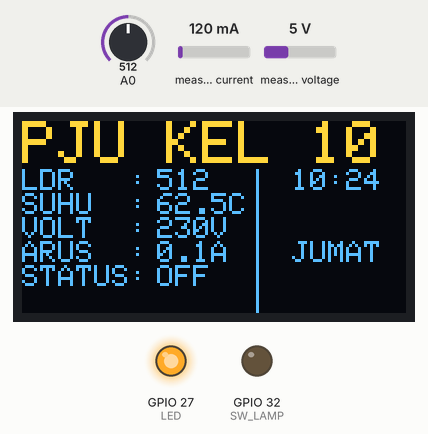
Recording of a sketch running on a simulated ESP8266 (NodeMCU). Parts: 128×64 one-colour display, output pins drawn as LEDs (lit = HIGH). The inputs (shaded band) are chosen by the test bench; at power-on: A0 = 512, measured current 120 mA, measured voltage 5 V. The OLED is the two-colour kind (top 16 rows yellow); WiFi joins after 1.5 s; servers stay silent unless stated; the local clock reads 2024-03-15 10:24:30 at power-on unless the sketch sets it; what the sketch prints to the serial monitor is not drawn.

Above: at 7.8 s.
7.9 s: A0 set to 983
At 8.3 s:
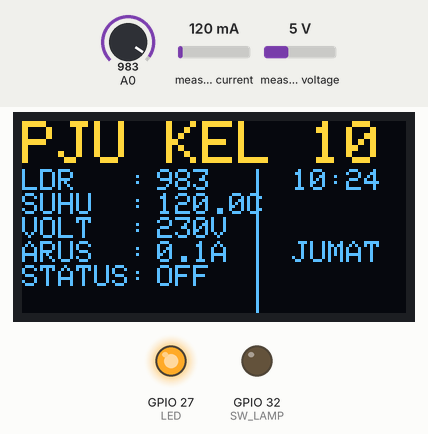
9.4 s: A0 set to 1013
At 11.5 s:
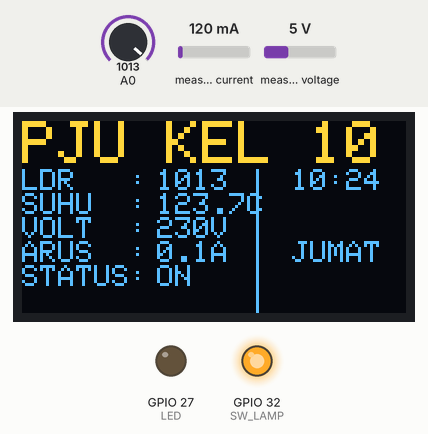
12.3 s: A0 set to 990
At 14.8 s:
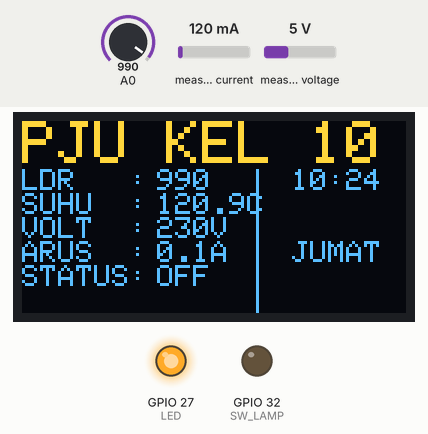
15.3 s: measured current set to 40 mA
At 16.4 s:
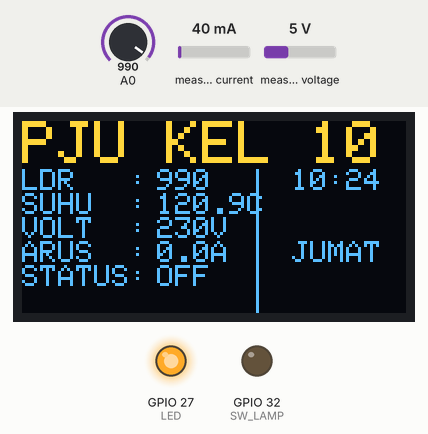
16.8 s: measured voltage set to 0.3 V
At 18.5 s:
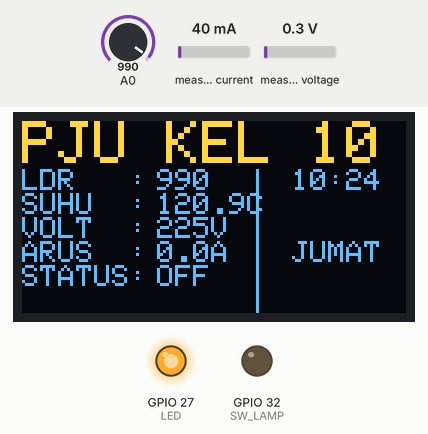
18.9 s: measured current set to 500 mA
At 30.7 s:
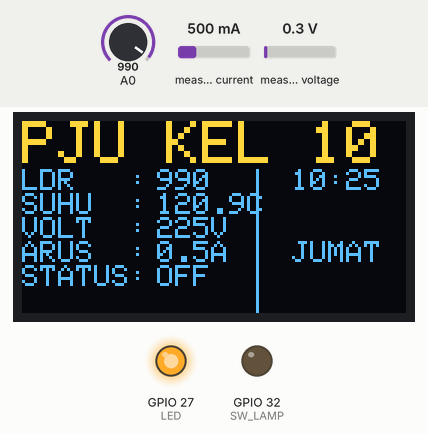
Timing chart, 0 to 31.5 s (numbered marks = the images above; inputs shaded):
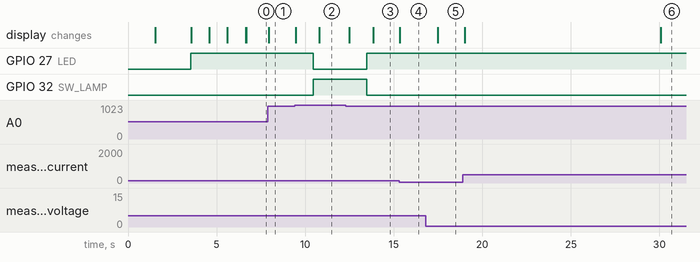

The sketch:

smart-pju.ino
```cpp
#include <Arduino.h>
#if defined(ESP32)
  #include <WiFi.h>
#elif defined(ESP8266)
  #include <ESP8266WiFi.h>
#endif
#include <Firebase_ESP_Client.h>
#include <Wire.h>
#include <Adafruit_GFX.h>
#include <Adafruit_SSD1306.h>
#include <PZEM004Tv30.h>
#include "RTClib.h"


//Provide the token generation process info.
#include "addons/TokenHelper.h"
//Provide the RTDB payload printing info and other helper functions.
#include "addons/RTDBHelper.h"

#if defined(ARDUINO_ARCH_SAMD)
// for Zero, output on USB Serial console, remove line below if using programming port to program the Zero!
   #define Serial SerialUSB
#endif


// Insert your network credentials
#define WIFI_SSID "Fathur"
#define WIFI_PASSWORD "12341234"

// Insert Firebase project API Key
#define API_KEY "AIzaSyDKd6HoEPu_Q5ddxpQHgdT5QadN6-8cJ7I"

// Insert RTDB URLefine the RTDB URL */
#define DATABASE_URL "https://tsa-smartpju-default-rtdb.firebaseio.com/"

//Define Firebase Data object
FirebaseData fbdo;

FirebaseAuth auth;
FirebaseConfig config;

unsigned long sendDataPrevMillis = 0;
int count = 0;
bool signupOK = false;

#define SCREEN_WIDTH 128 // OLED display width, in pixels
#define SCREEN_HEIGHT 64 // OLED display height, in pixels

//RTC
RTC_DS1307 rtc;
char daysOfTheWeek[7][12] = {"MINGGU", "SENIN", "SELASA", "RABU", "KAMIS", "JUMAT", "SABTU"};

// Declaration for an SSD1306 display connected to I2C (SDA, SCL pins)
Adafruit_SSD1306 display(SCREEN_WIDTH, SCREEN_HEIGHT, &Wire, -1);

//sensor voltage and current
PZEM004Tv30 pzem(Serial2, 16, 17); // (RX,TX)
float voltage;
float current;


//sensor cahaya
int ldr = 35;
int Sensor_LDR;
// status cahaya
int status = 0;
String STATUS_LAMPU = "OFF";;
//relay
int SW_LAMP = 32;
int LED = 27;
//Suhu
int suhupin = 33;
int suhu1;
  float millivolts=0.0;
  float celsius =0.0;
//milis
const unsigned long interval =100;
unsigned long previousTime_pengecekan,previousTime_AC = 0;

  String LDR_DATA ;
  String SUHU_DATA ;
  String VOLTAGE_DATA ;
  String ARUS_DATA ;
  String STATUS_DATA ;
  String JAM ;
  String HARI ;
  String jam_app;
  String tanggal_app;
 DateTime now;
void setup() {
  Serial.begin(115200);
  Serial2.begin(9600,SERIAL_8N1,16,17);
  Wire.begin();
  inisialisasi_wifi();
#ifndef ESP8266
  while (!Serial); // for Leonardo/Micro/Zero
#endif

  if(!display.begin(SSD1306_SWITCHCAPVCC, 0x3C)) { // Address 0x3D for 128x64
    Serial.println(F("SSD1306 allocation failed"));
    for(;;);
  }
  if (! rtc.begin()) {
    Serial.println("Couldn't find RTC");
    while (1);
  }
  delay(2000);
  display.clearDisplay();
   // January 21, 2014 at 3am you would call:
  pinMode(SW_LAMP, OUTPUT);
  pinMode(LED, OUTPUT);
  digitalWrite(SW_LAMP, LOW);
  digitalWrite(LED, HIGH);
  for(int i = 3;i>0;i--)
  {

  display.setTextSize(2);
  display.setTextColor(WHITE);
  String Judul = "PJU KEL 10";
  display.setCursor(((10-Judul.length())/2)*13, 0);//(sumbu x,sumbu y)
  // Display static text
  display.println(Judul);
  display.setTextSize(4);
   Judul = String(i);
   display.setCursor(50, 16);
   display.println(Judul);
   display.display();
   delay(1000);
   display.clearDisplay();
  }
  display.setTextSize(2);
  display.setTextColor(WHITE);
  String Judul = "PJU KEL 10";
  display.setCursor(((10-Judul.length())/2)*13, 0);//(sumbu x,sumbu y)
  // Display static text
  display.println(Judul);
 display.display();

}


void loop() {
  now = rtc.now();
  suhu1 = analogRead(suhupin);
  millivolts = (suhu1/4095.0) * 5000;
  celsius = millivolts/10;
  Sensor_LDR = analogRead(ldr);
  voltage = pzem.voltage();
  current = pzem.current();
  jam_app = String(now.hour(),DEC)+ "|" +String(now.minute(),DEC);
  tanggal_app = String(now.day(),DEC)+ "|" +String(now.month(),DEC)+"|" +String(now.year(),DEC);
  //Tegangan dan ARUS ketika 0
  if(isnan(voltage) )
  {
    voltage = 0.0;
  }
  if(isnan(current))
  {
    current  = 0.0;
  }
  read_OLED();
  check_AC();
  kirim_firebase();
}


void read_OLED()
{
    //Pembacaan OLED
    unsigned long currentTime_pengecekan = millis();
    if(currentTime_pengecekan - previousTime_pengecekan >= interval )
  {
    previousTime_pengecekan = currentTime_pengecekan;
     display.clearDisplay();
   display.setTextSize(2);
  display.setTextColor(WHITE);
  String Judul = "PJU KEL 10";
  display.setCursor(((10-Judul.length())/2)*13, 0);//(sumbu x,sumbu y)
  // Display static text
  display.println(Judul);
  display.drawLine(78,16,78,64,WHITE);
  display.setTextSize(1);
  display.setTextColor(WHITE);
  display.setCursor(0, 16);//(sumbu x,sumbu y)
  display.println("LDR   :");
  display.setCursor(0, 24);//(sumbu x,sumbu y)
  display.println("SUHU  : ");
  display.setCursor(0, 32);//(sumbu x,sumbu y)
  display.println("VOLT  :");
  display.setCursor(0, 40);//(sumbu x,sumbu y)
  display.println("ARUS  : ");
  display.setCursor(0, 48);//(sumbu x,sumbu y)
  display.println("STATUS: ");
  display.setTextSize(1);
  display.setTextColor(WHITE);
   LDR_DATA =  String(Sensor_LDR);
   SUHU_DATA = String(celsius,1)+"C";
   VOLTAGE_DATA = String(voltage,0)+"V";
   ARUS_DATA = String(current,1)+"A";
   STATUS_DATA = STATUS_LAMPU;
   JAM = String(now.hour(),DEC)+ ":" +String(now.minute(),DEC);
   HARI = daysOfTheWeek[now.dayOfTheWeek()];
  display.setCursor(45, 16);//(sumbu x,sumbu y)
  display.println(LDR_DATA);
  display.setCursor(45, 24);//(sumbu x,sumbu y)
  display.println(SUHU_DATA);
  display.setCursor(45, 32);//(sumbu x,sumbu y)
  display.println(VOLTAGE_DATA);
  display.setCursor(45, 40);//(sumbu x,sumbu y)
  display.println(ARUS_DATA);
  display.setCursor(45, 48);//(sumbu x,sumbu y)
  display.println(STATUS_DATA);

  display.setTextSize(1);
  display.setTextColor(WHITE);
  display.setCursor(90, 16);//(sumbu x,sumbu y)
  display.println(JAM);
  display.setTextSize(1);
  display.setTextColor(WHITE);
  display.setCursor(90, 40);//(sumbu x,sumbu y)
  display.println(HARI);
 display.display();
  }
}


void check_AC()
{

  //PENGECEKAN AC
      if(Sensor_LDR >= 1000 ) // semakin banyal nilai LDR semakin gelap //smakin banyak cahaya yang masuk pada LDR maka berbanding terbalik dengan resistansi pada LDR(semakin kecil)
      {
         if(status == 0)
        {
          delay(1000);
          if(Sensor_LDR >= 1000 )
          {
          digitalWrite(SW_LAMP, HIGH);//Relay mati karena NC
          status = 1;
          STATUS_LAMPU = "ON";
          digitalWrite(LED, LOW);
          Firebase.RTDB.setString(&fbdo, "tsa/JAM", jam_app);
    Firebase.RTDB.setString(&fbdo, "tsa/TANGGAL", tanggal_app);
          }
        }
      }
      else
      {
        if(status == 1)
        {
          delay(1000);
          if(Sensor_LDR < 1000 )
          {
            digitalWrite(SW_LAMP, LOW);
            digitalWrite(LED, HIGH);
            Serial.println("Mati");
            status = 0;
            STATUS_LAMPU = "OFF";
            Firebase.RTDB.setString(&fbdo, "tsa/JAM", jam_app);
    Firebase.RTDB.setString(&fbdo, "tsa/TANGGAL", tanggal_app);
          }
        }
      }
}

void inisialisasi_wifi()
{
   WiFi.begin(WIFI_SSID, WIFI_PASSWORD);
  Serial.print("Connecting to Wi-Fi");
  while (WiFi.status() != WL_CONNECTED){
    Serial.print(".");
    delay(300);
  }
  Serial.println();
  Serial.print("Connected with IP: ");
  Serial.println(WiFi.localIP());
  Serial.println();

  /* Assign the api key (required) */
  config.api_key = API_KEY;

  /* Assign the RTDB URL (required) */
  config.database_url = DATABASE_URL;

  /* Sign up */
  if (Firebase.signUp(&config, &auth, "", "")){
    Serial.println("ok");
    signupOK = true;
  }
  else{
    Serial.printf("%s\n", config.signer.signupError.message.c_str());
  }

  /* Assign the callback function for the long running token generation task */
  config.token_status_callback = tokenStatusCallback; //see addons/TokenHelper.h

  Firebase.begin(&config, &auth);
  Firebase.reconnectWiFi(true);
}

void kirim_firebase()
{

   if (Firebase.ready() && signupOK && (millis() - sendDataPrevMillis > 5000 || sendDataPrevMillis == 0)){
    sendDataPrevMillis = millis();

    // Write an Int number on the database path test/int
    Firebase.RTDB.setInt(&fbdo, "tsa/LDR", Sensor_LDR);
    Firebase.RTDB.setFloat(&fbdo, "tsa/SUHU", celsius);
    Firebase.RTDB.setInt(&fbdo, "tsa/TEGANGAN", voltage);
    Firebase.RTDB.setFloat(&fbdo, "tsa/ARUS", current);
    Firebase.RTDB.setString(&fbdo, "tsa/STATUS", STATUS_LAMPU);
   }
}
```

Measured:
- the behaviour switches between 999 and 1000 on A0 (found by bisection; images 1 and 2)
- after the input at 7.9 s, the display: changes after 0.05 s (image 1)
- after the input at 9.4 s, GPIO 27 (LED): HIGH → LOW after 1.1 s; GPIO 32 (SW_LAMP): LOW → HIGH after 1.1 s; the display: first changes after 0.06 s (image 2 shows a later state)
- after the input at 12.3 s, GPIO 27 (LED): LOW → HIGH after 1.2 s; GPIO 32 (SW_LAMP): HIGH → LOW after 1.2 s; the display: first changes after 0.19 s (image 3 shows a later state)
- after the input at 15.3 s, the display: changes after 0.05 s (image 4)
- after the input at 16.8 s, the display: changes after 0.69 s (image 5)
- after the input at 18.9 s, the display: first changes after 0.11 s (image 6 shows a later state)
